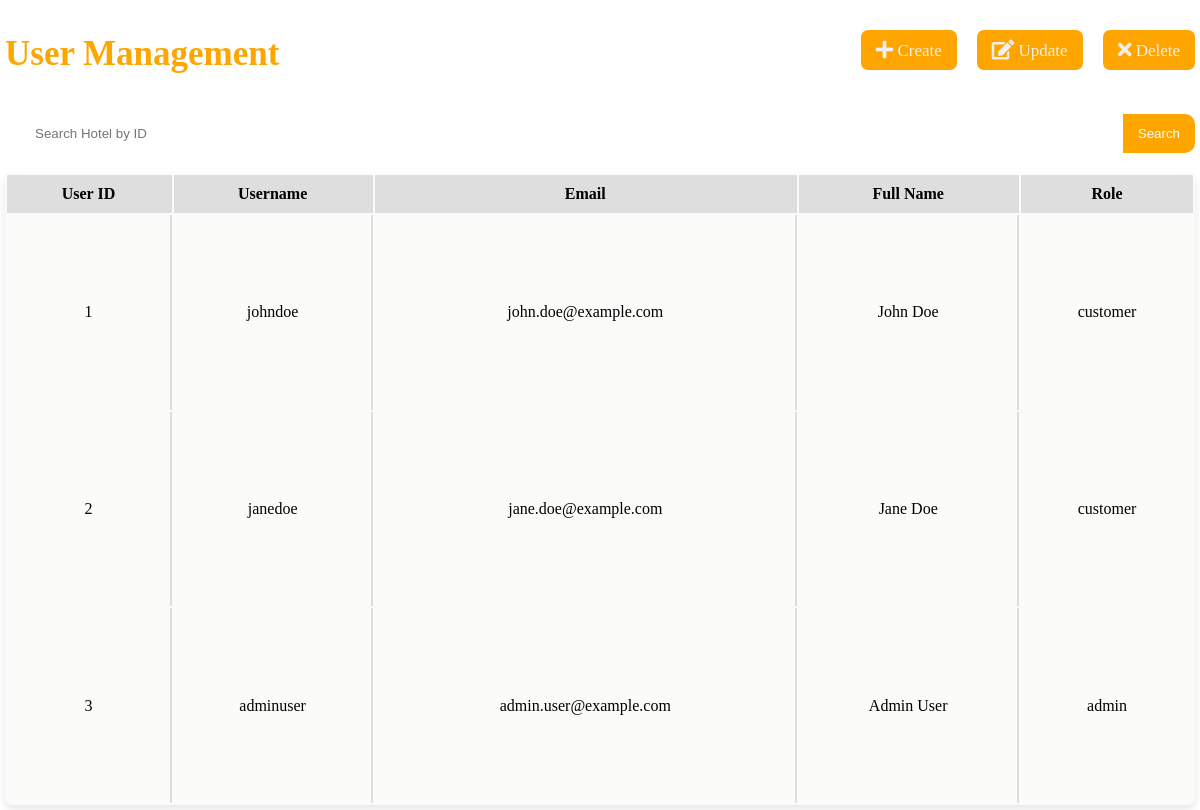
Screenshot of /pages/admin-dashboard/user-management.php with the database file from the repository.
### tables this page shows
CREATE TABLE `users` (
  `user_id` int(11) NOT NULL AUTO_INCREMENT,
  `username` varchar(255) NOT NULL,
  `password` varchar(255) NOT NULL,
  `email` varchar(255) DEFAULT NULL,
  `full_name` varchar(255) NOT NULL,
  `role` varchar(100) DEFAULT NULL,
  PRIMARY KEY (`user_id`),
  UNIQUE KEY `email` (`email`)
);

### pages/admin-dashboard/user-management.php (the view, shortened to what this page needs)
<!DOCTYPE html>
<html lang="en">
<head>
  <link rel="stylesheet" href="https://cdnjs.cloudflare.com/ajax/libs/font-awesome/5.15.4/css/all.min.css">
  <link rel="stylesheet" href="../../../hotel_reservation_system/styles/admin-management.css">
</head>
<body>
  <div class="main-container">
    <div class="container" id="main-content">
      <div class="title-con">
        <h2 class="section-heading">User Management</h2>
        <div class="crud-btn">
          <button class="crud-button" id="add-user-btn">
            <i class='fas fa-plus icon-btn'>
              <span>
                &#160;Create
              </span>
            </i>
          </button>
          <button class="crud-button" id="update-user-btn">
            <i class='fas fa-edit icon-btn'>
              <span>&#160;Update</span>
            </i>
          </button>
          <button class="crud-button" id="delete-user-btn">
            <i class='fas fa-times icon-btn'>
              <span>&#160;Delete</span>
            </i>
          </button>
        </div>
      </div>
      <div class="input-con">
        <input type="text" id="search" placeholder="Search Hotel by ID">
        <button class="search-btn search-btn-user" id="search-btn">Search</button>
      </div>
      <?php
      include("../../accounts/db.php");
      $sql = "SELECT * FROM Users";
      $result = $conn->query($sql);
      ?>
      <div class="table-container">
        <table id="user-table">
          <thead>
            <tr>
              <th>User ID</th>
              <th>Username</th>
              <th>Email</th>
              <th>Full Name</th>
              <th>Role</th>
            </tr>
          </thead>
          <tbody>
            <?php
            if ($result->num_rows > 0) {
              while ($row = $result->fetch_assoc()) {
            ?>
                <tr>
                  <td><?php echo $row["user_id"]; ?></td>
                  <td><?php echo $row["username"]; ?></td>
                  <td><?php echo $row["email"]; ?></td>
                  <td><?php echo $row["full_name"]; ?></td>
                  <td><?php echo $row["role"]; ?></td>
                </tr>
            <?php
              }
            } else {
              echo "<tr><td colspan='4' class='no-results'>No user found.</td></tr>";
            }
            ?>
          </tbody>
        </table>
      </div>
    </div>
  </div>
</body>
</html>

### styles/admin-management.css (style rules this page uses)
html, body { height: 100%; margin: 0; padding: 0; }
.section-heading { font-size: 35px; font-weight: bold; color: orange; margin-bottom: 20px; }
.crud-btn { display: flex; align-items: center; justify-content: flex-end; gap: 20px; }
.icon-btn { font-size: 20px; }
.crud-button { z-index: 1; padding: 10px 15px; border-radius: 7px; border: none; display: flex; align-items: center; justify-content: center; background-color: orange; transition: background-color 0.15s ease, color 0.15s ease; cursor: pointer; }
.crud-button i { color: #f0f0f0; pointer-events: none; display: flex; justify-content: center; align-items: center; }
.crud-button span { pointer-events: none; font-size: 17px; font-weight: 500; color: #f0f0f0; }
.title-con { display: flex; align-items: center; width: 100%; justify-content: space-between; }
.input-con { margin-bottom: 20px; margin-top: 20px; width: 100%; display: flex; }
#search { padding: 12px 12px 12px 30px; border-top-left-radius: 10px; border-bottom-left-radius: 10px; width: 100%; border: none; }
.search-btn { padding: 10px 15px; border: none; background-color: orange; color: white; border-top-right-radius: 10px; border-bottom-right-radius: 10px; transition: background-color 0.15s ease; cursor: pointer; }
.main-container { width: auto; height: 100%; display: flex; }
.container { width: 100%; margin: 0 auto 0 auto; padding: 5px; display: flex; align-items: center; flex-direction: column; height: 100%; }
.table-container { display: flex; width: 100%; border-radius: 8px; background-color: #fbfbf9; box-shadow: 0 4px 8px rgba(0, 0, 0, 0.1); overflow-x: auto; overflow-y: auto; height: 100%; }
table { width: 100%; border-radius: inherit; overflow-x: auto; overflow-y: auto; }
tr { border-bottom: 2px solid #dddddd; }
th { background-color: #dedede; }
th, td { padding: 10px; text-align: center; border-right: 2px solid #dddddd; }
th:last-child, td:last-child { border-right: none; }
tr:last-child { border-bottom: none; }
input[type="text"], input[type="number"], input[type="date"], input[type="email"], input[type="url"], input[type="password"], select, textarea { width: 100%; padding: 8px; border: 1px solid #ccc; border-radius: 4px; box-sizing: border-box; }
.main-container, .view-hotel-and-back-btn-container { -webkit-animation: fade-in-left 0.6s cubic-bezier(0.39, 0.575, 0.565, 1) both; animation: fade-in-left 0.6s cubic-bezier(0.39, 0.575, 0.565, 1) both; }

### rows the page displays
users: user_id "1", username "johndoe", email "john.doe@example.com", full_name "John Doe", role "customer"
users: user_id "2", username "janedoe", email "jane.doe@example.com", full_name "Jane Doe", role "customer"
users: user_id "3", username "adminuser", email "admin.user@example.com", full_name "Admin User", role "admin"
